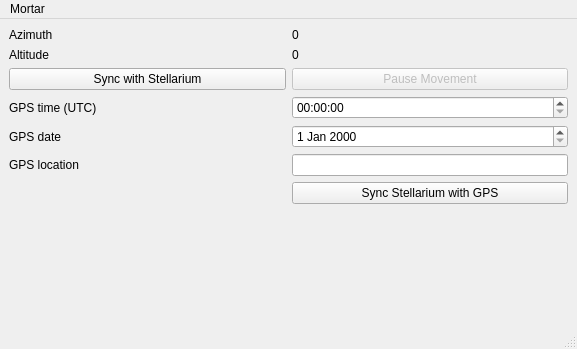
<?xml version="1.0" encoding="UTF-8"?>
<ui version="4.0">
 <class>MainWindow</class>
 <widget class="QMainWindow" name="MainWindow">
  <property name="windowModality">
   <enum>Qt::ApplicationModal</enum>
  </property>
  <property name="geometry">
   <rect>
    <x>0</x>
    <y>0</y>
    <width>577</width>
    <height>349</height>
   </rect>
  </property>
  <property name="windowTitle">
   <string>Mortar</string>
  </property>
  <property name="windowIcon">
   <iconset resource="resource.qrc">
    <normaloff>:/mortar/icons/icon.ico</normaloff>:/mortar/icons/icon.ico</iconset>
  </property>
  <property name="locale">
   <locale language="English" country="UnitedStates"/>
  </property>
  <widget class="QWidget" name="centralwidget">
   <property name="sizePolicy">
    <sizepolicy hsizetype="Minimum" vsizetype="Minimum">
     <horstretch>0</horstretch>
     <verstretch>0</verstretch>
    </sizepolicy>
   </property>
   <layout class="QGridLayout" name="gridLayout_2">
    <item row="0" column="1">
     <layout class="QGridLayout" name="gridLayout">
      <property name="sizeConstraint">
       <enum>QLayout::SetMinAndMaxSize</enum>
      </property>
      <item row="4" column="2">
       <widget class="QDateEdit" name="dateEdit"/>
      </item>
      <item row="2" column="2">
       <widget class="QPushButton" name="pauseButton">
        <property name="enabled">
         <bool>false</bool>
        </property>
        <property name="sizePolicy">
         <sizepolicy hsizetype="Preferred" vsizetype="Fixed">
          <horstretch>0</horstretch>
          <verstretch>0</verstretch>
         </sizepolicy>
        </property>
        <property name="text">
         <string>Pause Movement</string>
        </property>
       </widget>
      </item>
      <item row="1" column="2">
       <widget class="QLabel" name="labelAltitude">
        <property name="text">
         <string>0</string>
        </property>
       </widget>
      </item>
      <item row="1" column="1">
       <widget class="QLabel" name="label_3">
        <property name="text">
         <string>Altitude</string>
        </property>
       </widget>
      </item>
      <item row="0" column="1">
       <widget class="QLabel" name="label_2">
        <property name="text">
         <string>Azimuth</string>
        </property>
       </widget>
      </item>
      <item row="2" column="1">
       <widget class="QPushButton" name="syncButton">
        <property name="sizePolicy">
         <sizepolicy hsizetype="Preferred" vsizetype="Fixed">
          <horstretch>0</horstretch>
          <verstretch>0</verstretch>
         </sizepolicy>
        </property>
        <property name="text">
         <string>Sync with Stellarium</string>
        </property>
       </widget>
      </item>
      <item row="3" column="2">
       <widget class="QTimeEdit" name="timeEdit">
        <property name="displayFormat">
         <string>HH:mm:ss</string>
        </property>
       </widget>
      </item>
      <item row="5" column="1">
       <widget class="QLabel" name="label_5">
        <property name="text">
         <string>GPS location</string>
        </property>
       </widget>
      </item>
      <item row="3" column="1">
       <widget class="QLabel" name="label">
        <property name="text">
         <string>GPS time (UTC)</string>
        </property>
       </widget>
      </item>
      <item row="0" column="2">
       <widget class="QLabel" name="labelAzimuth">
        <property name="text">
         <string>0</string>
        </property>
       </widget>
      </item>
      <item row="5" column="2">
       <widget class="QLineEdit" name="locationEdit"/>
      </item>
      <item row="4" column="1">
       <widget class="QLabel" name="label_4">
        <property name="text">
         <string>GPS date</string>
        </property>
       </widget>
      </item>
      <item row="6" column="2">
       <widget class="QPushButton" name="syncGPSButton">
        <property name="text">
         <string>Sync Stellarium with GPS</string>
        </property>
       </widget>
      </item>
      <item row="6" column="1">
       <spacer name="horizontalSpacer">
        <property name="orientation">
         <enum>Qt::Horizontal</enum>
        </property>
        <property name="sizeHint" stdset="0">
         <size>
          <width>40</width>
          <height>20</height>
         </size>
        </property>
       </spacer>
      </item>
     </layout>
    </item>
    <item row="3" column="1">
     <spacer name="verticalSpacer">
      <property name="orientation">
       <enum>Qt::Vertical</enum>
      </property>
      <property name="sizeHint" stdset="0">
       <size>
        <width>20</width>
        <height>40</height>
       </size>
      </property>
     </spacer>
    </item>
   </layout>
  </widget>
  <widget class="QMenuBar" name="menubar">
   <property name="geometry">
    <rect>
     <x>0</x>
     <y>0</y>
     <width>577</width>
     <height>30</height>
    </rect>
   </property>
   <widget class="QMenu" name="menuOptions">
    <property name="title">
     <string>Mortar</string>
    </property>
    <addaction name="actionMotor_Preferences"/>
   </widget>
   <addaction name="menuOptions"/>
  </widget>
  <widget class="QStatusBar" name="statusbar"/>
  <action name="actionMotor_Preferences">
   <property name="text">
    <string>Preferences</string>
   </property>
  </action>
 </widget>
 <resources>
  <include location="resource.qrc"/>
 </resources>
 <connections/>
</ui>
